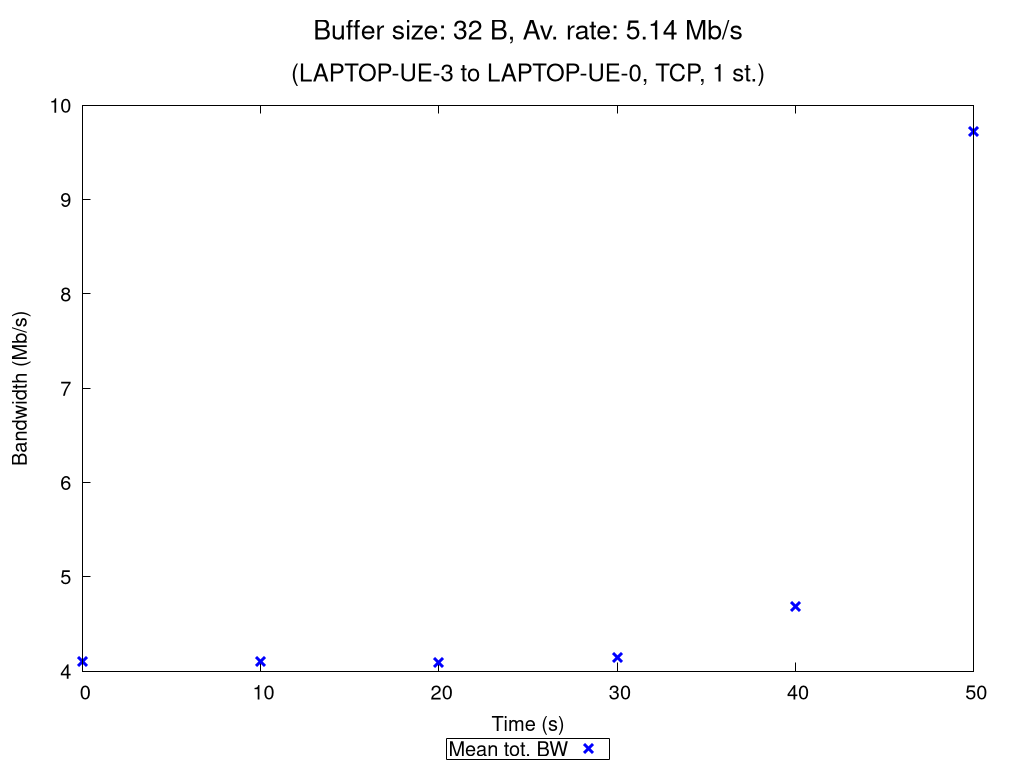

Recreate this plot in gnuplot.
set terminal pngcairo nocrop enhanced size 1024,768 font "Verdana,15"
set output "TCP_1_st_2020_10_18_08-18-25_two2one_00032B.png"

set title "{/=20 Buffer size: 32 B, Av. rate: 5.14 Mb/s}\n\n{/=18 (LAPTOP-UE-3 to LAPTOP-UE-0, TCP, 1 st.)}"

set xlabel "Time (s)"
set ylabel "Bandwidth (Mb/s)"
set ytics nomirror
set key bmargin center horizontal box samplen 1 width -1
set bmargin 4.6
set rmargin 4.5

rf = 1000000.0  # rate factor
set style fill transparent solid 0.2 noborder
set autoscale xfix
plot "TCP_1_st_2020_10_18_08-18-25_two2one_00032B_iperf_processed.dat" using 1:($2/rf-$3/rf):($2/rf+$3/rf) with filledcurves lc rgb "blue" notitle, \
     "" using 1:($2/rf) with points pt 2 ps 1.5 lw 3 lc rgb "blue" title "Mean tot. BW", \
